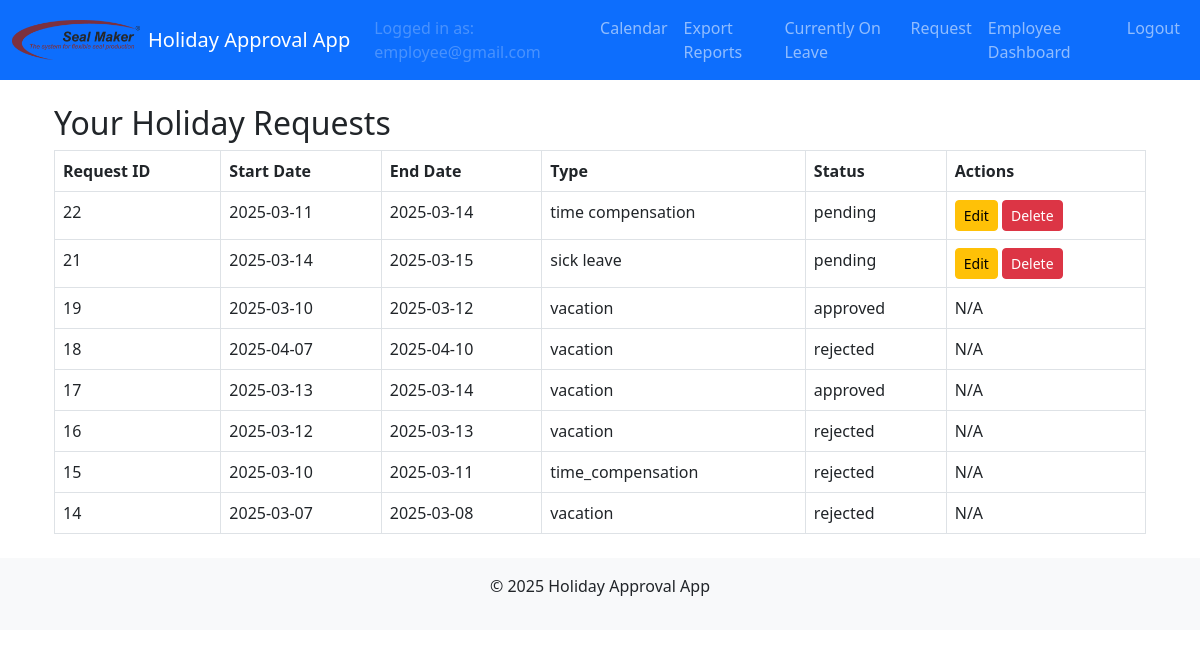
Page /holiday_requests (signed in) on the earlier database version.
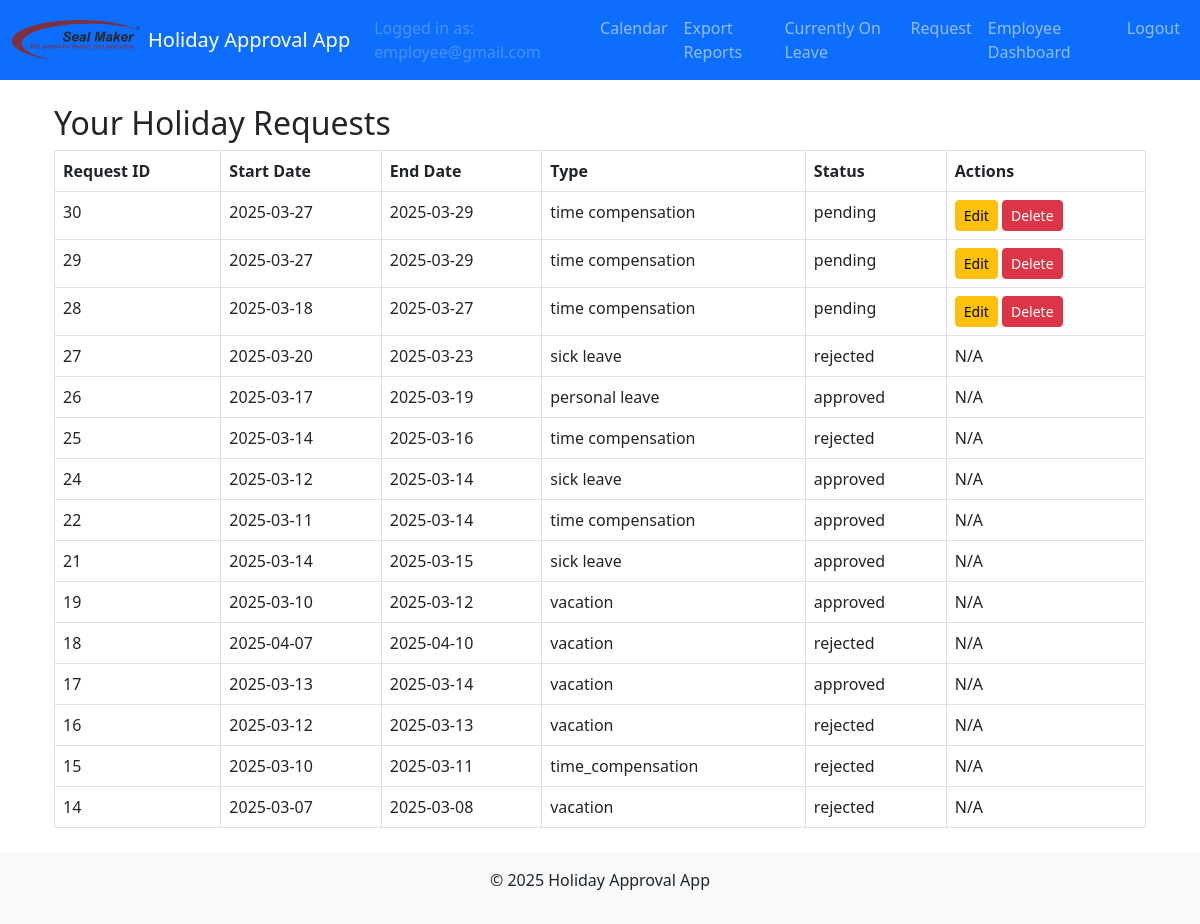
Same page on the later database version.
### models.py (models this page shows, shortened)
class User(UserMixin, db.Model):
    id = db.Column(db.Integer, primary_key=True)
    email = db.Column(db.String(120), unique=True, nullable=False)
    name = db.Column(db.String(120), nullable=True)           # Full name field
    cost_center = db.Column(db.String(50), nullable=True)       # Cost center field
    password_hash = db.Column(db.String(128), nullable=False)
    role = db.Column(db.String(20), nullable=False)             # Roles: employee, supervisor, manager, admin, hr, sub-admin
    time_off_balance = db.Column(db.Float, nullable=False, default=20.0, server_default="20.0")
    active = db.Column(db.Boolean, nullable=False, default=True, server_default="1")
    department = db.Column(db.String(100), nullable=True)       # Department field
    force_password_reset = db.Column(db.Boolean, nullable=False, default=False, server_default="0")

class HolidayRequest(db.Model):
    id = db.Column(db.Integer, primary_key=True)
    user_id = db.Column(db.Integer, db.ForeignKey('user.id'), nullable=False)
    start_date = db.Column(db.Date, nullable=False)
    end_date = db.Column(db.Date, nullable=False)
    request_type = db.Column(db.String(50), nullable=False)  # e.g., 'vacation', 'time compensation'
    status = db.Column(db.String(20), nullable=False, default='pending')
    comment = db.Column(db.String(200))
    user = db.relationship('User', backref=db.backref('holiday_requests', lazy=True))
    approvals = db.relationship('Approval', backref='holiday_request', lazy=True)

### main/routes.py (the view)
@main_bp.route('/holiday_requests')
@login_required
def holiday_requests():
    if current_user.role == 'employee':
        requests_list = (
            HolidayRequest.query
            .filter_by(user_id=current_user.id)
            .order_by(HolidayRequest.id.desc())
            .all()
        )
    else:
        requests_list = (
            HolidayRequest.query
            .order_by(HolidayRequest.id.desc())
            .all()
        )
    return render_template('holiday_requests.html', requests=requests_list)

### app.py (called while the page is built, shortened)
def create_app():
    app = Flask(__name__)
    app.config.from_object(Config)
    db.init_app(app)
    migrate.init_app(app, db)
    login_manager.init_app(app)
    bcrypt.init_app(app)
    mail.init_app(app)
    babel = Babel(app)
    babel.locale_selector_func = lambda: request.accept_languages.best_match(app.config['LANGUAGES'])
    @app.context_processor
    def inject_locale():
        return dict(get_locale=babel.locale_selector_func)
    login_manager.login_view = 'auth.login'
    @login_manager.user_loader
    def load_user(user_id):
        return User.query.get(int(user_id))

### templates/holiday_requests.html
{% extends "layout.html" %}
{% block content %}
<div class="container">
  <h2>{{ _("Your Holiday Requests") }}</h2>
  {% if requests %}
    <table class="table table-bordered">
      <thead>
        <tr>
          <th>{{ _("Request ID") }}</th>
          <th>{{ _("Start Date") }}</th>
          <th>{{ _("End Date") }}</th>
          <th>{{ _("Type") }}</th>
          <th>{{ _("Status") }}</th>
          <th>{{ _("Actions") }}</th>
        </tr>
      </thead>
      <tbody>
        {% for req in requests %}
        <tr>
          <td>{{ req.id }}</td>
          <td>{{ req.start_date.strftime('%Y-%m-%d') }}</td>
          <td>{{ req.end_date.strftime('%Y-%m-%d') }}</td>
          <td>{{ _(req.request_type) }}</td>
          <td>{{ _(req.status) }}</td>
          <td>
            {% if req.status == 'pending' and current_user.id == req.user_id %}
              <a href="{{ url_for('main.edit_holiday_request', request_id=req.id) }}" class="btn btn-sm btn-warning">{{ _("Edit") }}</a>
              <form action="{{ url_for('main.delete_holiday_request', request_id=req.id) }}" method="POST" style="display:inline;">
                <button type="submit" class="btn btn-sm btn-danger" onclick='return confirm("{{ _("Are you sure you want to delete this request?") }}");'>{{ _("Delete") }}</button>
              </form>
            {% else %}
              {{ _("N/A") }}
            {% endif %}
          </td>
        </tr>
        {% endfor %}
      </tbody>
    </table>
  {% else %}
    <p>{{ _("No holiday requests found.") }}</p>
  {% endif %}
</div>
{% endblock %}

### templates/layout.html (shortened to what this page needs)
<!doctype html>
<html lang="{{ get_locale() }}">
  <head>
    <link
      href="https://cdn.jsdelivr.net/npm/bootstrap@5.3.0/dist/css/bootstrap.min.css"
      rel="stylesheet"
    >
    <link rel="stylesheet" href="{{ url_for('static', filename='css/styles.css') }}">
  </head>
  <body>
    <nav class="navbar navbar-expand-lg navbar-dark bg-primary">
      <div class="container-fluid">
        <a class="navbar-brand d-flex align-items-center" href="{{ url_for('main.calendar') }}">
          <img
            src="{{ url_for('static', filename='img/logo.png') }}"
            alt="{{ _('Company Logo') }}"
            height="40"
            class="me-2"
          >
          <span>{{ _("Holiday Approval App") }}</span>
        </a>
        <div class="collapse navbar-collapse" id="navbarSupportedContent">
          <ul class="navbar-nav ms-auto">
            {% if current_user.is_authenticated %}
              <li class="nav-item">
                <span class="nav-link disabled">
                  {{ _("Logged in as:") }} {{ current_user.email }}
                </span>
              </li>
              <li class="nav-item">
                <a class="nav-link" href="{{ url_for('main.calendar') }}">{{ _("Calendar") }}</a>
              </li>
              <li class="nav-item">
                <a class="nav-link" href="{{ url_for('main.export_reports') }}">{{ _("Export Reports") }}</a>
              </li>
              <li class="nav-item">
                <a class="nav-link" href="{{ url_for('main.currently_on_leave') }}">{{ _("Currently On Leave") }}</a>
              </li>
              {% if current_user.role == 'employee' %}
                <li class="nav-item">
                  <a class="nav-link" href="{{ url_for('main.new_holiday_request') }}">{{ _("Request") }}</a>
                </li>
                <li class="nav-item">
                  <a class="nav-link" href="{{ url_for('main.employee_dashboard') }}">{{ _("Employee Dashboard") }}</a>
                </li>
              {% elif current_user.role == 'supervisor' %}
                <li class="nav-item">
                  <a class="nav-link" href="{{ url_for('main.supervisor_dashboard') }}">{{ _("Supervisor Dashboard") }}</a>
                </li>
              {% elif current_user.role == 'manager' %}
                <li class="nav-item">
                  <a class="nav-link" href="{{ url_for('main.manager_dashboard') }}">{{ _("Manager Dashboard") }}</a>
                </li>
              {% elif current_user.role == 'admin' %}
                <li class="nav-item">
                  <a class="nav-link" href="{{ url_for('admin.dashboard') }}">{{ _("Admin Dashboard") }}</a>
                </li>
              {% elif current_user.role == 'hr' %}
                <li class="nav-item">
                  <a class="nav-link" href="{{ url_for('hr.dashboard') }}">{{ _("HR Dashboard") }}</a>
                </li>
              {% elif current_user.role == 'management' %}
                <li class="nav-item">
                  <a class="nav-link" href="{{ url_for('main.management_dashboard') }}">{{ _("Management Dashboard") }}</a>
                </li>
              {% endif %}
              <li class="nav-item">
                <a class="nav-link" href="{{ url_for('auth.logout') }}">{{ _("Logout") }}</a>
              </li>
            {% else %}
              <li class="nav-item">
                <a class="nav-link" href="{{ url_for('auth.login') }}">{{ _("Login") }}</a>
              </li>
            {% endif %}
          </ul>
        </div>
      </div>
    </nav>
    <div class="container my-4">
      {% block content %}{% endblock %}
    </div>
    <footer class="bg-light text-center p-3">
      <div class="container">
        <p>&copy; 2025 {{ _("Holiday Approval App") }}</p>
      </div>
    </footer>
  </body>
</html>

### static/css/styles.css (style rules this page uses)
:root { --bs-primary: #800020; }

Differences in the rows shown:
added HolidayRequest: id "30", start_date "2025-03-27", end_date "2025-03-29"
added HolidayRequest: id "29", start_date "2025-03-27", end_date "2025-03-29"
added HolidayRequest: id "28", start_date "2025-03-18", end_date "2025-03-27"
added HolidayRequest: id "27", start_date "2025-03-20", end_date "2025-03-23"
added HolidayRequest: id "26", start_date "2025-03-17", end_date "2025-03-19"
added HolidayRequest: id "25", start_date "2025-03-14", end_date "2025-03-16"
added HolidayRequest: id "24", start_date "2025-03-12", end_date "2025-03-14"
changed HolidayRequest id 22: status "pending" → "approved"; _ "Edit" → "N/A"; _ "Delete" → (not shown)
changed HolidayRequest id 21: status "pending" → "approved"; _ "Edit" → "N/A"; _ "Delete" → (not shown)
